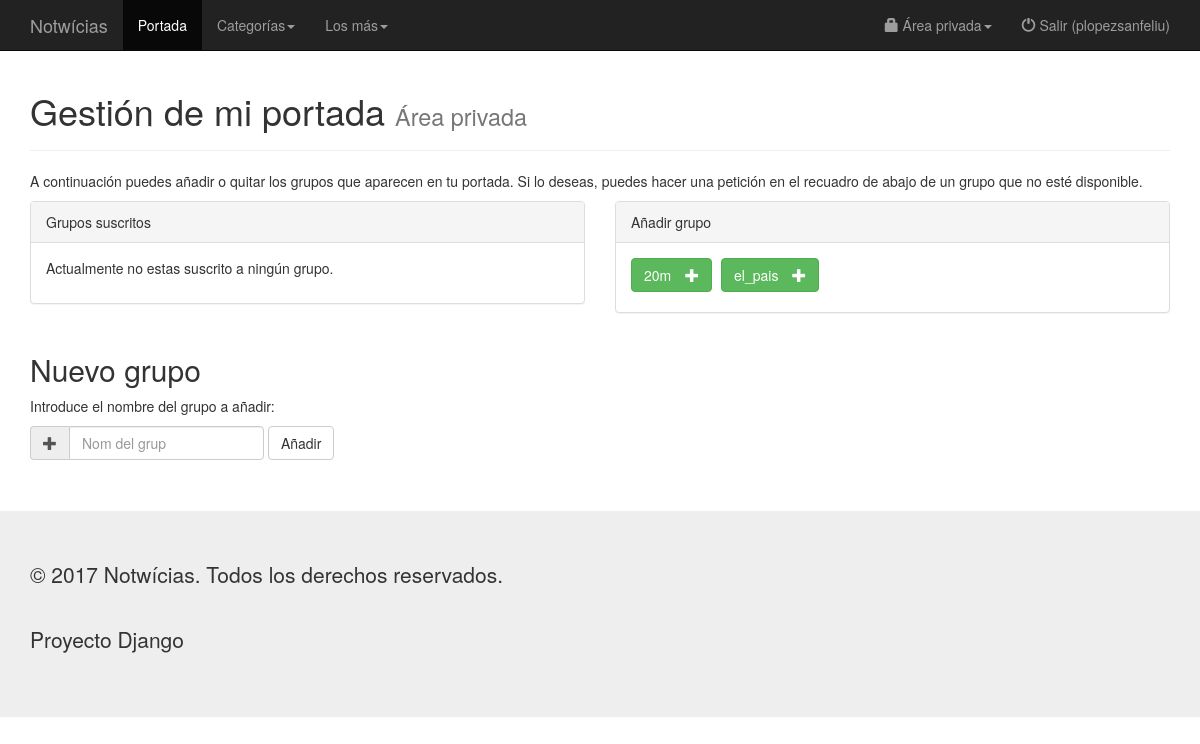
The app's page /notwicias/manage (signed in), older data.
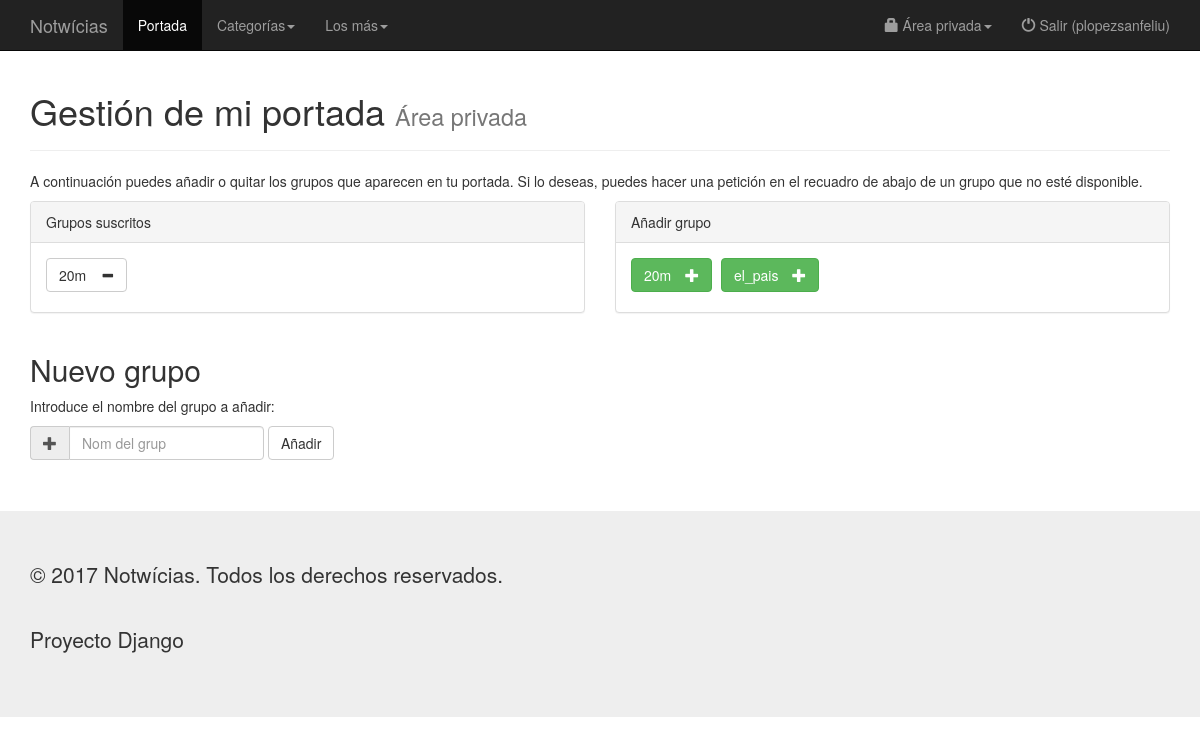
The same page, newer data.
### notwicias/models.py (models this page shows)
class TwitterUser(models.Model):
    name = models.CharField(max_length=15, unique=True)
    valid = models.BooleanField()
    def __str__(self):
        return self.name

class UserRelation(models.Model):
    user = models.ForeignKey(settings.AUTH_USER_MODEL, on_delete=models.CASCADE)
    group = models.ForeignKey(TwitterUser, on_delete=models.CASCADE)
    def __str__(self):
        return str(self.user) + ", " + str(self.group)

### notwicias/views.py (the view)
def manage(request):
    if 'username' in request.session:
        group_list = UserRelation.objects.filter(user=request.session['user_id']) # algode IDs no va bé aquí, revisar
        exclude_list = TwitterUser.objects.all()
        print group_list
        return render(request, 'notwicias/manage.html', {'group_list': group_list, 'exclude_list': exclude_list})
    else:
        return redirect('/notwicias')

### notwicias/templates/notwicias/manage.html
{% include "notwicias/include/header.html" %}
<div class="container">
    <div class="page-header">
        <h1>Gestión de mi portada
            <small> Área privada</small>
        </h1>
    </div>
    <p>A continuación puedes añadir o quitar los grupos que aparecen en tu portada. Si lo deseas, puedes hacer una
        petición en el recuadro de abajo de un grupo que no esté disponible.</p>
    <div class="row">
        <div class="col-md-6 col-sm-6">
            <div class="panel panel-default">
                <div class="panel-heading">Grupos suscritos</div>
                <div class="panel-body">
                    {% for group in group_list %}
                    <a href="modify/{{ group.id }}">
                        <button type="button" class="btn btn-default" style="margin-right:5px;margin-bottom:5px">
                            {{ group.group }}
                            <span class="glyphicon glyphicon-minus" style="margin-left:10px"></span></button>
                    </a>
                    {% empty %}
                    <p>Actualmente no estas suscrito a ningún grupo.</p>
                    {% endfor %}
                </div>
            </div>
        </div>
        <div class="col-md-6 col-sm-6">
            <div class="panel panel-default">
                <div class="panel-heading">Añadir grupo</div>
                <div class="panel-body">
                    {% for exclude in exclude_list %}
                    <a href="modify/{{ exclude.id }}">
                        <button type="button" class="btn btn-success" style="margin-right:5px;margin-bottom:5px">
                            {{ exclude }}
                            <span class="glyphicon glyphicon-plus" style="margin-left:10px"></span></button>
                    </a>
                    {% empty %}
                    <p>Actualmente no estas suscrito a ningún grupo.</p>
                    {% endfor %}
                </div>
            </div>
        </div>
    </div>
    <div class="row">
        <div class="col-md-12">
            <h2>Nuevo grupo</h2>
            <p>Introduce el nombre del grupo a añadir:</p>
            <form class="form-inline" action="operations/add_group.php" method="post">
                <div class="input-group">
                    <span class="input-group-addon" id="basic-addon6"><span
                            class="glyphicon glyphicon-plus"></span></span>
                    <input type="text" class="form-control" placeholder="Nom del grup" name="name">
                </div>
                <button type="submit" class="btn btn-default">Añadir</button>
            </form>
        </div>
    </div>
</div>
{% include "notwicias/include/footer.html" %}

### notwicias/templates/notwicias/include/header.html (shortened to what this page needs)
<!DOCTYPE html>
<html lang="es">
<head>
    <link rel="stylesheet" href="https://maxcdn.bootstrapcdn.com/bootstrap/3.3.7/css/bootstrap.min.css">
</head>
<body>
<nav class="navbar navbar-inverse navbar-fixed-top">
    <div class="container">
        <div class="navbar-header">
            <a class="navbar-brand" href="{% url 'notwicias:index' %}">Notwícias</a>
        </div>
        <div id="navbar" class="navbar-collapse collapse">
            <ul class="nav navbar-nav">
                <li class="active"><a href="{% url 'notwicias:index' %}">Portada</a></li>
                <li class="dropdown">
                    <a href="#" class="dropdown-toggle" data-toggle="dropdown" role="button" aria-haspopup="true"
                       aria-expanded="false">Categorías<span class="caret"></span></a>
                </li>
                <li class="dropdown">
                    <a href="#" class="dropdown-toggle" data-toggle="dropdown" role="button" aria-haspopup="true"
                       aria-expanded="false">Los más<span class="caret"></span></a>
                </li>
            </ul>
            {% if 'username' in request.session %}
            <ul class="nav navbar-nav navbar-right">
                <li class="dropdown">
                    <a href="#" class="dropdown-toggle" data-toggle="dropdown" role="button" aria-haspopup="true"
                       aria-expanded="false"><span class="glyphicon glyphicon-lock"></span> Área privada<span
                            class="caret"></span></a>
                </li>
                <li><a href="{% url 'notwicias:log_out' %}"><span class="glyphicon glyphicon-off"></span> Salir
                    ({{ request.session.username }})</a></li>
            </ul>
            {% else %}
            <ul class="nav navbar-nav navbar-right">
                <li><a href="#" data-toggle="modal" data-target="#login"><span class="glyphicon glyphicon-user"></span>
                    Entrar</a></li>
            </ul>
            {% endif %}
        </div>
    </div>
</nav>

### notwicias/templates/notwicias/include/footer.html (shortened to what this page needs)
<div class="jumbotron" style="margin-bottom:0px">
    <div class="container">
        <p>&copy; 2017 Notwícias. Todos los derechos reservados.</p>
        <br>
        <p>Proyecto Django</p>
    </div>
</div>
</body>
</html>

Row changes from the older to the newer data that the page shows:
added UserRelation: group "20m"
Text that changed along with them:
text no longer shown: "Actualmente no estas suscrito a ningún grupo."
